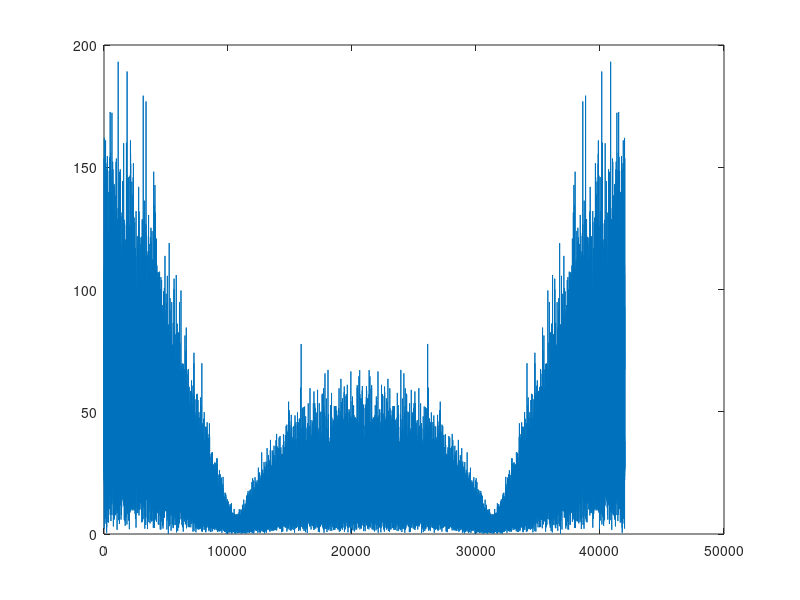

Write the MATLAB code that produced this figure. (Note: this script raises an error after producing the figure.)
rng('shuffle')  % Seed RNG


b_channel = [0.4 0.22 0.37 0.17 0.03 0.0 0.01]; % A random filter

desired_response = rand(42000, 1) - 0.5; % This would ideally be the impulse resposne of the speakers?
% Or maybe just the measurements from the first mic?

noise = filter(b_channel, 1, desired_response);

plot(abs(fft(noise)))

b = mic_channel_eq(noise, desired_response, 20);

plot(abs(fft(filter(b, 1, [1 zeros(1, 9999)]))))
hold on
plot(1./(abs(fft(filter(b_channel, 1, [1 zeros(1, 9999)])))))
